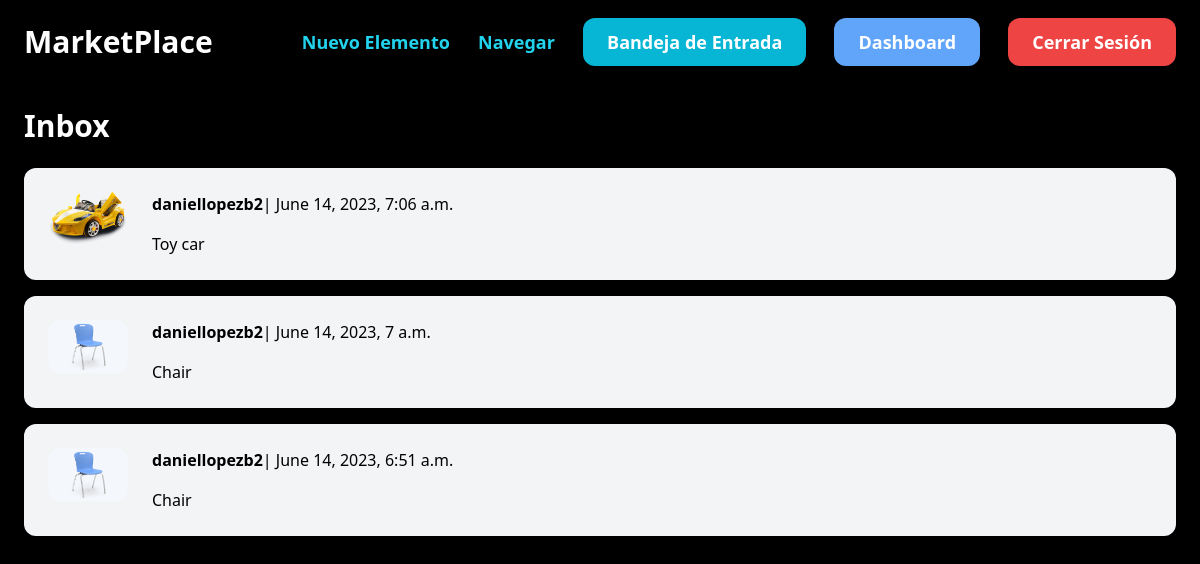
The page /inbox/ (signed in) on the database its author committed.
### conversation/models.py (models this page shows)
class Conversation(models.Model):
    item = models.ForeignKey(Item, related_name='conversations', on_delete=models.CASCADE)
    members = models.ManyToManyField(User, related_name='conversations')
    created_at = models.DateTimeField(auto_now_add=True)
    modified_at = models.DateTimeField(auto_now_add=True)
    class Meta:
        ordering = ('-modified_at',)

### item/models.py (models this page shows, shortened)
class Item(models.Model):
    category = models.ForeignKey(Category, related_name='items', on_delete=models.CASCADE)
    name =  models.CharField(max_length=255)
    description = models.TextField(blank=True, null= True)
    price = models.FloatField()
    image = models.ImageField(upload_to='item-images', blank=True, null=True)
    is_sold = models.BooleanField(default=False)
    created_by = models.ForeignKey(User, related_name='items', on_delete=models.CASCADE)
    created_at = models.DateTimeField(auto_now_add=True)

### conversation/views.py (the view)
# urls.py: path('', views.inbox, name='inbox'),
@login_required
def inbox(request):
    conversations = Conversation.objects.filter(members__in=[request.user.id])
    return render(request, 'conversation/inbox.html', {
        'conversations': conversations
    })

### conversation/templates/conversation/inbox.html (shortened to what this page needs)
{% extends 'core/base.html' %}
{% block content %}
    <h1 class="mb-6 text-3xl text-white font-semibold">Inbox</h1>
    <div class="space-y-6">
        {% for conversation in conversations %}
            <a href="{% url 'conversation:detail' conversation.id %}">
                <div class="p-6 flex bg-gray-100 rounded-xl mt-4 shadow-xl shadow-inner hover:scale-95 transform transition duration-500 ease-in-out">
                    <div class="pr-6">
                        <img src="{{conversation.item.image.url}}" class="w-20 rounded-xl">
                    </div>
                    <div>
                        {% for member in conversation.members.all %}
                            {% if member != request.user %}
                            <p class="mb-4"><strong>{{member.username}}</strong>| {{conversation.modified_at}}</p>
                            <p>{{conversation.item.name}}</p>
                            {% endif %}
                        {% endfor %}
                    </div>
                </div>
            </a>
        {% endfor %}
    </div>
{% endblock  %}

### rows shown on the page
Conversation: item.image (picture), modified_at "June 14, 2023, 7:06 a.m.", item.name "Toy car"
Conversation: item.image (picture), modified_at "June 14, 2023, 7 a.m.", item.name "Chair"
Conversation: item.image (picture), modified_at "June 14, 2023, 6:51 a.m.", item.name "Chair"

### other values the page prints
{{ member.username }} "daniellopezb2"
